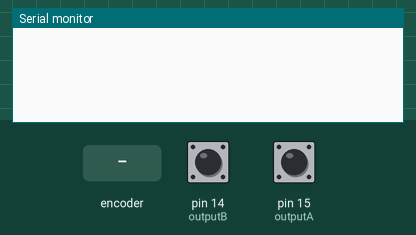
This sketch was run on a simulated Arduino Uno, built with avr-gcc and run on an emulated ATmega328P. Parts: the last lines printed to the serial monitor. The inputs (shaded band) are chosen by the test bench; at power-on: pin 14 (outputB) HIGH, pin 15 (outputA) HIGH.

Above: at 1.2 s.
1.3 s: rotary encoder on pin 15 (outputA) / pin 14 (outputB) turned 1 step (first pin leading)
At 2.1 s:
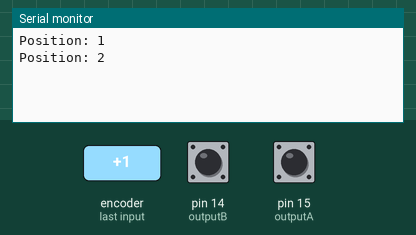
3.0 s: rotary encoder on pin 15 (outputA) / pin 14 (outputB) turned 1 step (first pin leading)
At 3.4 s:
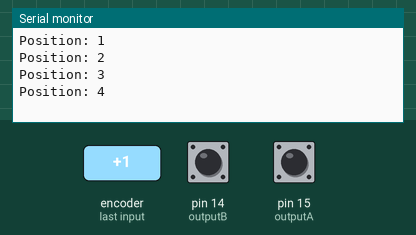
Timing chart, 0 to 6.0 s (numbered marks = the images above; inputs shaded):
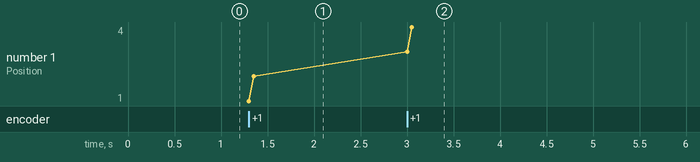

The sketch:

sketch_dec09b.ino
```cpp
 int outputA = 15; //jeden pin rotary
 int outputB = 14; //druhý

 int counter = 0;  //hodnota co se zvyšuje či snižuje podle směru rotace
 int nowStatea; //momentální stav
 int lastStatea; // poslední stav
 void setup() {
   pinMode (outputA,INPUT);
   pinMode (outputB,INPUT);

   Serial.begin (9600);

   lastStatea = digitalRead(outputA);
 }
 void loop() {
   nowStatea = digitalRead(outputA); //přečte momentální hodnotu na pinu A
   // pokud je hodnota jiná než minulá, bylo otořeno
   if (nowStatea != lastStatea){
     // pokud je stav jiný než stav na B točí se jedním směrem, jinak druhým
     if (digitalRead(outputB) != nowStatea) {
       counter ++;
     } else {
       counter --;
     }
     Serial.print("Position: ");
     Serial.println(counter);
   }
   lastStatea = nowStatea; //aktualizuje minulý stav
 }
```

Measured:
- after the input at 1.3 s, the serial monitor: prints a new line at once (image 1)
- after the input at 3.0 s, the serial monitor: prints a new line at once (image 2)
- plotted number 1: 2 → 4 after the input at 3.0 s
